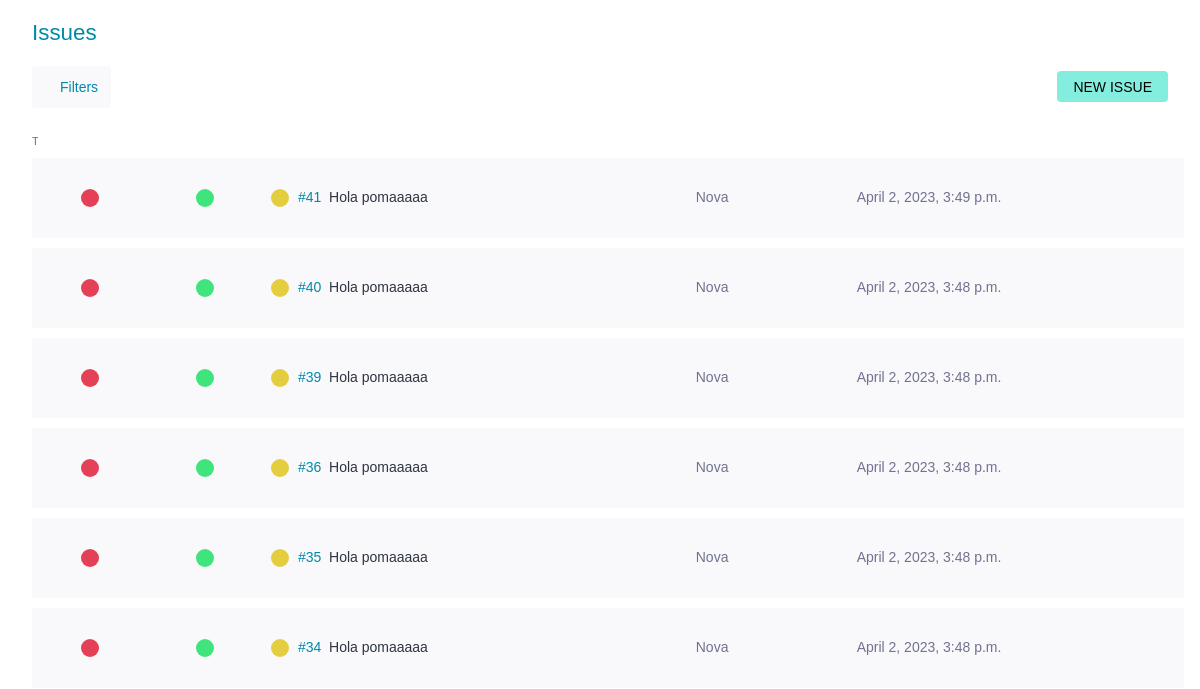
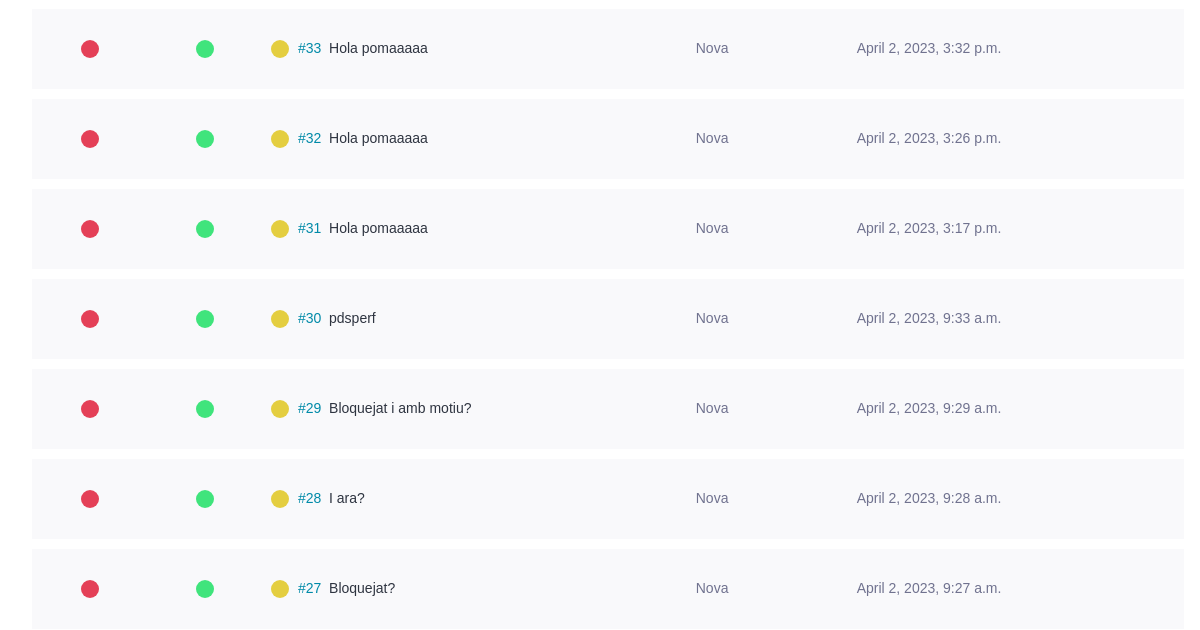
The app's page /issues/ (signed in, upper part), older data (2 pictures, top to bottom).
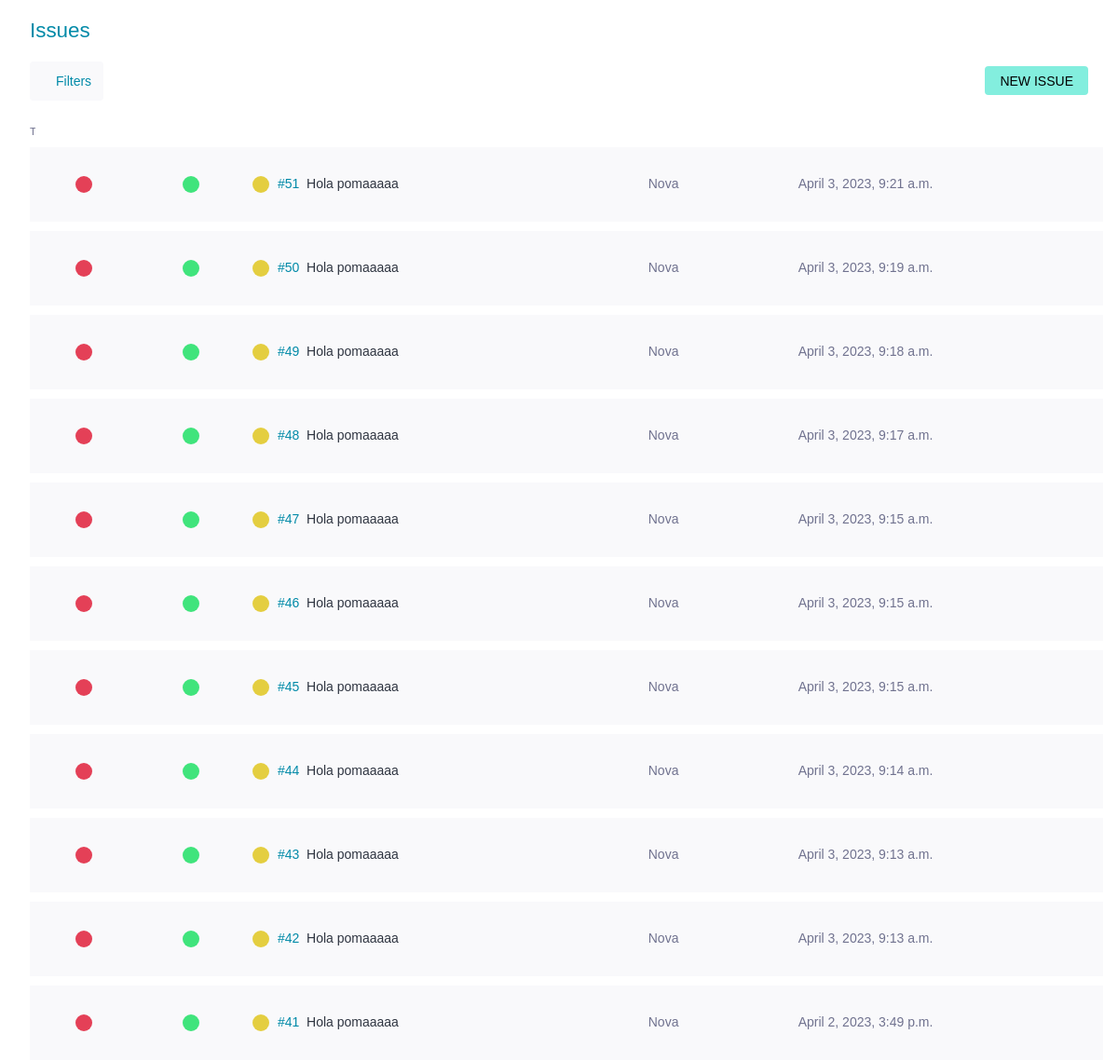
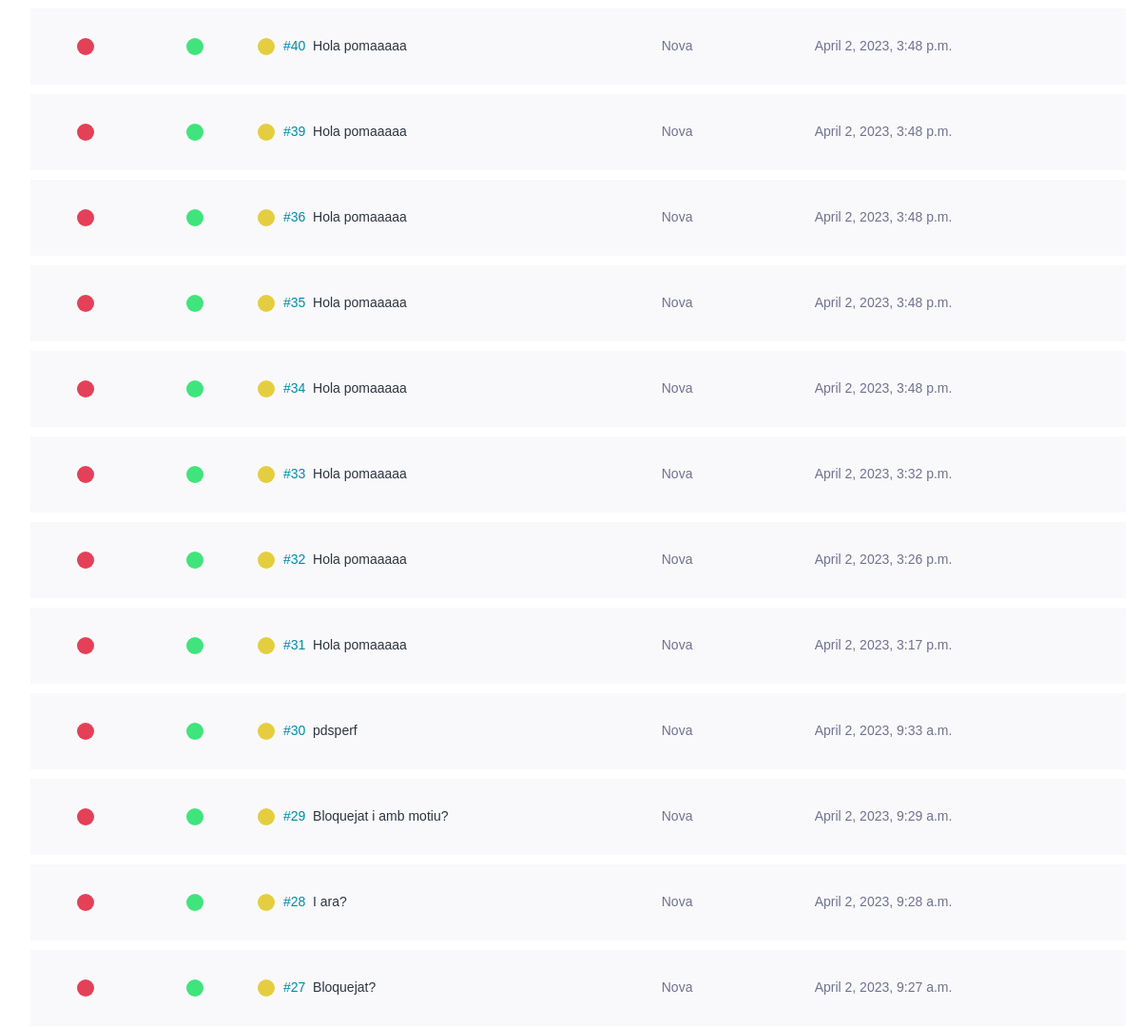
The same page, newer data (2 pictures, top to bottom).
### issues/models.py (models this page shows)
class Issue(models.Model):
    BUG = 'B'
    PREG = 'P'
    MIL = 'M'
    TTIPUS = (
        (BUG, _('Bug')),
        (PREG, _('Pregunta')),
        (MIL, _('Millora'))
    )
    NOVA = 'N'
    DOING = 'D'
    TEST = 'T'
    CLOSED = 'C'
    INFO = 'I'
    REBUTJADA = 'R'
    PROP = 'P'
    TESTATS = (
        (NOVA, _('Nova')),
        (DOING, _('En curs')),
        (TEST, _('Llesta per testejar')),
        (CLOSED, _('Tancada')),
        (INFO, _('Necessita informació')),
        (REBUTJADA, _('Rebutjada')),
        (PROP, _('Proposada'))
    )
    DESITJ = 'D'
    MENOR = 'M'
    NORMAL = 'N'
    IMP = 'I'
    CRITIC = 'C'
    TGRAVETAT = (
        (DESITJ, _('Desitjada')),
        (MENOR, _('Menor')),
        (NORMAL, _('Normal')),
        (IMP, _('Important')),
        (CRITIC, _('Crítica'))
    )
    BAIXA = 'B'
    MITJA = 'M'
    ALTA = 'A'
    TPRIORITAT = (
        (BAIXA, _('Baixa')),
        (MITJA, _('Normal')),
        (ALTA, _('Alta'))
    )
    id = models.AutoField(primary_key=True, verbose_name=_('Identificador'))
    subject = models.CharField(max_length=500, null=False, blank=False, verbose_name=_('Assumpte'))
    descripcio = models.CharField(max_length=524288, null=True, blank=True, verbose_name=_('Descripció'))
    tipus = models.CharField(choices=TTIPUS, default=BUG, max_length=5, verbose_name=_('Tipus'))
    estat = models.CharField(choices=TESTATS, default=NOVA, max_length=5, verbose_name=_('Estat'))
    gravetat = models.CharField(choices=TGRAVETAT, default=NORMAL, max_length=5, verbose_name=_('Gravetat'))
    prioritat = models.CharField(choices=TPRIORITAT, default=MITJA, max_length=5, verbose_name=_('Prioritat'))
    creador = models.ForeignKey(Usuari, related_name='creats', null=True, blank=True, on_delete=models.DO_NOTHING, verbose_name=_('Creador'))
    assignacio = models.ForeignKey(Usuari, related_name='assignats', null=True, blank=True, on_delete=models.DO_NOTHING, verbose_name=_('Assignada a'))
    dataCreacio = models.DateTimeField(auto_now_add=True, verbose_name=_('Data creació'))
    dataModificacio = models.DateTimeField(auto_now=True, verbose_name=_('Última modificació'))
    dataLimit = models.DateTimeField(null=True, blank=True, verbose_name=_('Data límit'))
    bloquejat = models.BooleanField(null=False, blank=False, default=False, verbose_name=_('Bloquejat'))
    motiuBloqueig = models.CharField(max_length=50, null=True, blank=True, verbose_name=_('Motiu bloqueig'))
    tags = models.ManyToManyField(Tag, related_name='issues',  verbose_name=_('Tags'))

### issues/views.py (the view)
# urls.py: path('', views.ListIssueView.as_view(), name='tots_issues'),
class ListIssueView(IsAuthenticatedMixin, FilterView):
    model = Issue
    template_name = 'issue_list.html'
    filterset_class = IssueFilter
    context_object_name = 'issues'
    def get_context_data(self, **kwargs):
        context = super().get_context_data(**kwargs)
        context.update({
            'TTipus': Issue.TTIPUS,
            'TEstats': Issue.TESTATS,
            'TGravetat': Issue.TGRAVETAT,
            'TPrioritat': Issue.TPRIORITAT,
            'usuaris': Usuari.objects.all(),
            'tags': Tag.objects.all()
        })
        return context
    def get_queryset(self):
        queryset = super().get_queryset()
        filter = IssueFilter(self.request.GET, queryset=queryset)
        order_by = self.request.GET.get('order_by', '-dataCreacio')
        queryset = filter.qs.order_by(order_by)
        return queryset

### issues/templates/issue_list.html (shortened to what the changed rows need)
{% extends 'base.html' %}
{% block content %}
<div class="master" style>
    <div class = "wrapper issues lightbox-generic-form">
        <div class="main issue-main">
            <div class="issue-top">
                <header class="issue-header">
                    <h1>
                        <span>Issues</span>
                    </h1>
                </header>
            </div>
            <div class="issue-container">
                <div class="issue-page"style="width: 100%;">
                   <table class="issues-table" style="width: 100%;border-collapse:separate; border-spacing: 0 10px;">
                        {% for issue in issues %}
                            <tr class="row table-main" style="height: 80px;">
                                <td class="level-field" style="width: 10%; text-align: center;
                                vertical-align: middle">
                                        {% if issue.tipus == "B" %}
                                            <div class="level" style="background: rgb(228, 64, 87)"></div>
                                        {%elif issue.tipus == "P"%}
                                            <p class="level" style="background: rgb(81, 120, 211)"></p>
                                        {%elif issue.tipus == "M"%}
                                            <p class="level" style="background:  rgb(64, 228, 206)"></p>
                                        {%endif%}
                                </td>
                                 <td class="level-field" style="width: 10%;text-align: center;
                                 vertical-align: middle;">
                                    {% if issue.gravetat == "D" %}
                                        <div class="level" style="background: rgb(112, 114, 143)"></div>
                                    {%elif issue.gravetat == "M"%}
                                        <p class="level" style="background: rgb(64, 168, 228)"></p>
                                    {%elif issue.gravetat == "N"%}
                                        <p class="level" style="background:  rgb(64, 228, 124)"></p>
                                    {%elif issue.gravetat == "I"%}
                                        <p class="level" style="background:  rgb(228, 162, 64)"></p>
                                    {%elif issue.gravetat == "C"%}
                                        <p class="level" style="background:   rgb(211, 84, 80)"></p>
                                    {%endif%}
                                 </td>
                                 <td class="level-field" style="width: 10%t;text-align: center;
                                 vertical-align: middle;">
                                        {% if issue.prioritat == "B" %}
                                            <p class="level" style="background: rgb(168, 228, 64);"></p>
                                        {%elif issue.prioritat == "M"%}
                                            <p class="level" style=" background: rgb(228, 206, 64);;"></p>
                                        {%elif issue.prioritat == "A"%}
                                            <p class="level" style="background:  rgb(228, 124, 64);"></p>
                                        {%endif%}
                                </td>
                                <td class="subject" style="text-align: center;
                                vertical-align: middle;">
                                    <a href="/issues/{{issue.id}}/edit" >
                                        <span classe="issue-text" style="display: inline-flex;">
                                            <span class="issue-ref">#{{issue.id}}</span>
                                            <span class="issue-subject">{{issue.subject}}</span>
                                        </span>
                                    </a>
                                </td>
                                <td style="text-align: center;
                                vertical-align: middle;">
                                    <div class="assigned-field" >
                                    {%if issue.estat == 'N' %}
                                        <span>Nova</span>
                                    {%elif issue.estat == 'D'%}
                                        <span>En curs</span>
                                    {%elif issue.estat == 'T'%}
                                        <span>Llesta per testejar</span>
                                    {%elif issue.estat == 'C'%}
                                        <span style="color:#70b578">Tancada</span>
                                    {%elif issue.estat == 'I'%}
                                        <span>Necessita informació</span>
                                    {%elif issue.estat == 'R'%}
                                        <span style="color:#FF0000">Rebutjada</span>
                                    {%elif issue.estat == 'P'%}
                                        <span>Proposada</span>
                                    {%endif%}
                                    </div>
                                </td>
                                <td class="modified-field" style="text-align: center;
                                vertical-align: middle;">
                                    <span>{{issue.dataModificacio}}</span>
                                </td>
                                <td class="assigned-field" style="text-align: center;
                                vertical-align: middle;">
                                </td>
                            </tr>
                        {% endfor %}
                    </table>
                </div>
            </div>
</div>
</div>
{% endblock %}

Row changes from the older to the newer data that the page shows:
added Issue: tipus "B" (drawn), gravetat "N" (drawn), prioritat "M" (drawn), id "51", subject "Hola pomaaaaa", estat "Nova", dataModificacio "April 3, 2023, 9:21 a.m."
added Issue: tipus "B" (drawn), gravetat "N" (drawn), prioritat "M" (drawn), id "50", subject "Hola pomaaaaa", estat "Nova", dataModificacio "April 3, 2023, 9:19 a.m."
added Issue: tipus "B" (drawn), gravetat "N" (drawn), prioritat "M" (drawn), id "49", subject "Hola pomaaaaa", estat "Nova", dataModificacio "April 3, 2023, 9:18 a.m."
added Issue: tipus "B" (drawn), gravetat "N" (drawn), prioritat "M" (drawn), id "48", subject "Hola pomaaaaa", estat "Nova", dataModificacio "April 3, 2023, 9:17 a.m."
added Issue: tipus "B" (drawn), gravetat "N" (drawn), prioritat "M" (drawn), id "47", subject "Hola pomaaaaa", estat "Nova", dataModificacio "April 3, 2023, 9:15 a.m."
added Issue: tipus "B" (drawn), gravetat "N" (drawn), prioritat "M" (drawn), id "46", subject "Hola pomaaaaa", estat "Nova", dataModificacio "April 3, 2023, 9:15 a.m."
added Issue: tipus "B" (drawn), gravetat "N" (drawn), prioritat "M" (drawn), id "45", subject "Hola pomaaaaa", estat "Nova", dataModificacio "April 3, 2023, 9:15 a.m."
added Issue: tipus "B" (drawn), gravetat "N" (drawn), prioritat "M" (drawn), id "44", subject "Hola pomaaaaa", estat "Nova", dataModificacio "April 3, 2023, 9:14 a.m."
added Issue: tipus "B" (drawn), gravetat "N" (drawn), prioritat "M" (drawn), id "43", subject "Hola pomaaaaa", estat "Nova", dataModificacio "April 3, 2023, 9:13 a.m."
added Issue: tipus "B" (drawn), gravetat "N" (drawn), prioritat "M" (drawn), id "42", subject "Hola pomaaaaa", estat "Nova", dataModificacio "April 3, 2023, 9:13 a.m."
